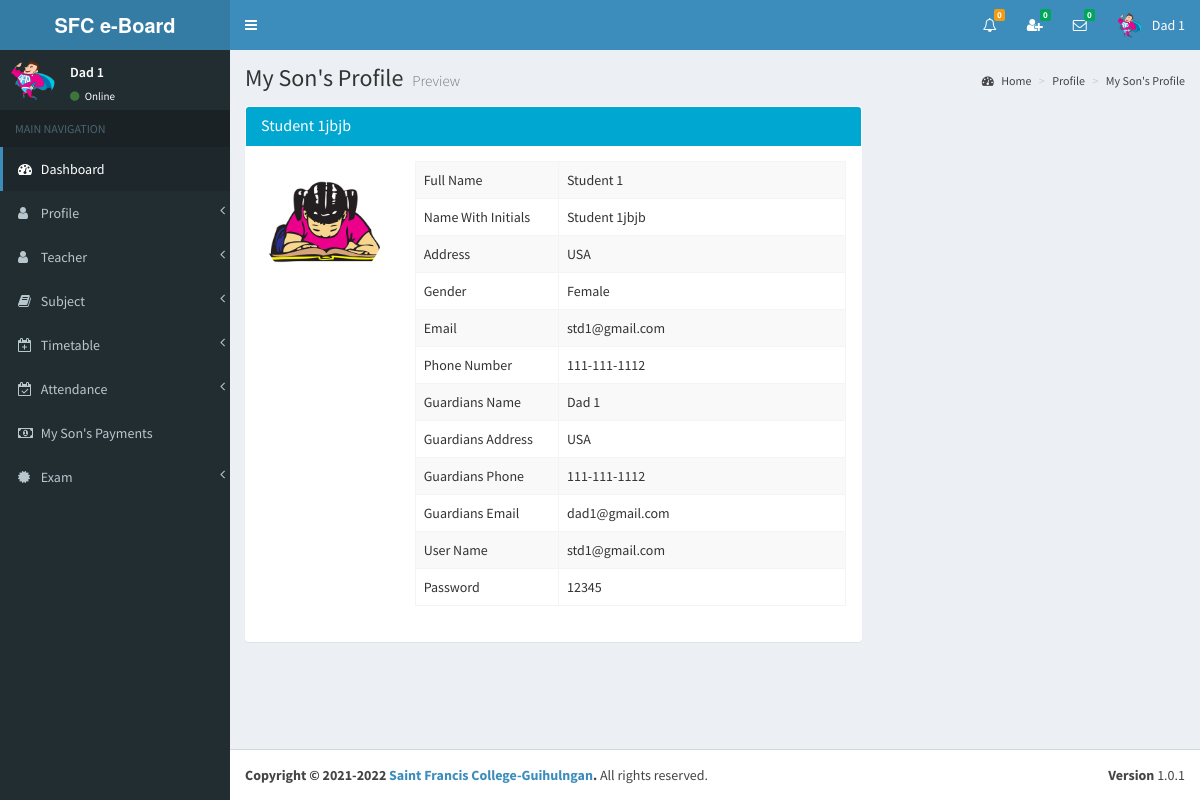
The page /view/my_sons_profile.php (signed in) on the database its author committed.
### tables this page shows
CREATE TABLE `parents` (
  `id` int(11) NOT NULL,
  `index_number` varchar(255) NOT NULL,
  `my_son_index` bigint(11) NOT NULL,
  `first_name` varchar(255) NOT NULL,
  `middle_name` varchar(255) DEFAULT NULL,
  `last_name` varchar(255) NOT NULL,
  `full_name` varchar(255) NOT NULL,
  `i_name` varchar(255) NOT NULL,
  `gender` varchar(255) NOT NULL,
  `address` varchar(255) NOT NULL,
  `phone` varchar(255) NOT NULL,
  `email` varchar(255) NOT NULL,
  `image_name` varchar(255) NOT NULL,
  `b_date` date NOT NULL,
  `reg_date` date NOT NULL,
  `reg_year` year(4) NOT NULL,
  `reg_month` varchar(255) NOT NULL,
  `_status` varchar(255) NOT NULL
);

CREATE TABLE `student` (
  `id` int(11) NOT NULL,
  `index_number` bigint(11) NOT NULL,
  `first_name` varchar(255) NOT NULL,
  `middle_name` varchar(255) DEFAULT NULL,
  `last_name` varchar(255) NOT NULL,
  `full_name` varchar(255) NOT NULL,
  `i_name` varchar(255) NOT NULL,
  `gender` varchar(255) NOT NULL,
  `address` varchar(255) NOT NULL,
  `phone` varchar(255) NOT NULL,
  `email` varchar(255) NOT NULL,
  `image_name` varchar(255) NOT NULL,
  `b_date` date NOT NULL,
  `_status` varchar(255) NOT NULL,
  `reg_year` year(4) NOT NULL,
  `reg_month` varchar(255) NOT NULL,
  `reg_date` date NOT NULL
);

CREATE TABLE `user` (
  `id` int(11) NOT NULL,
  `email` varchar(255) NOT NULL,
  `password` varchar(255) NOT NULL,
  `type` varchar(255) NOT NULL
);

### view/my_sons_profile.php (the view, shortened to what this page needs)
<?php include_once('head.php'); ?>
<?php include_once('header_parents.php'); ?>
<?php include_once('sidebar3.php'); ?>
<div class="content-wrapper">
    <section class="content-header">
    	<h1>
        	My Son's Profile
        	<small>Preview</small>
        </h1>
        <ol class="breadcrumb">
        	<li><a href="#"><i class="fa fa-dashboard"></i> Home</a></li>
            <li><a href="#">Profile</a></li>
            <li><a href="#">My Son's Profile</a></li>
    	</ol>
	</section>
<?php
include_once('../controller/config.php');
$index=$_SESSION["index_number"];
$sql2="SELECT * FROM parents WHERE index_number='$index' AND _status=''";
$result2=mysqli_query($conn,$sql2);
$row2=mysqli_fetch_assoc($result2);
$my_son_index=$row2['my_son_index'];
$g_name=$row2['i_name'];
$g_address=$row2['address'];
$g_phone=$row2['phone'];
$g_email=$row2['email'];
$sql="SELECT * FROM student WHERE index_number='$my_son_index' AND _status=''";
$result=mysqli_query($conn,$sql);
$row=mysqli_fetch_assoc($result);
$full_name=$row['full_name'];
$i_name=$row['i_name'];
$gender=$row['gender'];
$address=$row['address'];
$phone=$row['phone'];
$email=$row['email'];
$image=$row['image_name'];
$sql1="SELECT * FROM user WHERE email='$email'";
$result1=mysqli_query($conn,$sql1);
$row1=mysqli_fetch_assoc($result1);
$user_name=$row1['email'];
$password=$row1['password'];
?>
	<section class="content">
    	<div class="row">
        	<div class="col-md-8">
            	<div class="panel">
                	<div class="panel-heading bg-aqua-active">
                    	<h4 class="panel-title" id="hname"><?php echo $i_name; ?></h4>
                    </div>
                    <div class="panel-body">
                    	<div class="row" id="my_profile">
                			<div class="col-md-3">
                				<img id="photo2" alt="User Pic" src="../<?php echo $image; ?>" class="img-circle img-responsive">
                			</div>
                			<div class=" col-md-9">
                  				<table class="table table-bordered table-striped">
                    				<tbody>
                      					<tr>
                        					<td class="col-md-4">Full Name</td>
                        					<td id="full_name"><?php echo $full_name; ?></td>
                      					</tr>
                      					<tr>
                        					<td>Name With Initials</td>
                        					<td id="i_name"><?php echo $i_name; ?> </td>
                      					</tr>
                             			<tr>
                        					<td>Address</td>
                        					<td id="address"><?php echo $address; ?> </td>
                      					</tr>
                        				<tr>
                        					<td>Gender</td>
                        					<td id="gender"><?php echo $gender; ?> </td>
                      					</tr>
                      					<tr>
                        					<td>Email</td>
                        					<td id="email"><?php echo $email; ?> </td>
                      					</tr>
                                        <tr>
                        					<td>Phone Number</td>
                        					<td id="phone"><?php echo $phone; ?> </td>
                      					</tr>
                                        <tr>
                        					<td>Guardians Name</td>
                        					<td id="g_name"><?php echo $g_name; ?> </td>
                      					</tr>
                        				<tr>
                        					<td>Guardians Address</td>
                        					<td id="g_address"><?php echo $g_address; ?> </td>
                      					</tr>
                      					<tr>
                        					<td>Guardians Phone</td>
                        					<td id="g_phone"><?php echo $g_phone; ?> </td>
                      					</tr>
                     					<tr>
                        					<td>Guardians Email</td>
                        					<td id="g_email"><?php echo $g_email; ?> </td>
                      					</tr>
                                        <tr>
                        					<td>User Name</td>
                        					<td id="user_name"><?php echo $user_name; ?> </td>
                      					</tr>
                     					<tr>
                        					<td>Password</td>
                        					<td id="password"><?php echo $password; ?> </td>
                      					</tr>
                    				</tbody>
                  				</table>
                  			</div>
                   		</div>
                     </div>
            	</div>
        	</div>
		</div>
	</section>
</div>
<?php include_once('footer.php');?>

### view/header_parents.php (shortened to what this page needs)
<body class="hold-transition skin-blue sidebar-mini" >
<div class="wrapper">
  <header class="main-header" >
    <a href="" class="logo">
      <span class="logo-lg"><strong>SFC e-Board </strong></span>
    </a>
    <nav class="navbar navbar-static-top">
		<a href="#" class="sidebar-toggle" data-toggle="offcanvas" role="button">
       	</a>
		<div class="navbar-custom-menu">
			<ul class="nav navbar-nav">
              <li class="dropdown notifications-menu">
                <a href="#" class="dropdown-toggle" data-toggle="dropdown">
                  <i class="fa fa-bell-o"></i>
<?php
include_once('../controller/config.php');
$my_type=$_SESSION["type"];
$my_index=$_SESSION["index_number"];
if($my_type == 'Parents'){
	$sql1="SELECT COUNT(id) FROM notification_history WHERE user_type='Parents' AND index_number='$my_index' AND _isread='0'";
	$result1=mysqli_query($conn,$sql1);
	$row1=mysqli_fetch_assoc($result1);
	$notfi_count=$row1['COUNT(id)'];
?>
                  <span class="label label-warning"><?php echo $notfi_count; ?></span>
                </a>
              </li>
<?php }  ?>
<?php
include_once('../controller/config.php');
$my_index=$_SESSION["index_number"];
$my_type=$_SESSION["type"];
$sql="SELECT count(id)
      FROM my_friends
      WHERE my_index='$my_index' AND _status='Pending' AND _isread='0'";
$result=mysqli_query($conn,$sql);
$row=mysqli_fetch_assoc($result);
$unread_count=$row['count(id)'];
?>
              <li class="dropdown messages-menu"  id="friend_request">
              	<a href="#" class="dropdown-toggle" data-toggle="dropdown" onClick="showFriendRequest('<?php echo $my_index; ?>','<?php echo $my_type; ?>')">
                  <i class="fa fa-user-plus"></i>
                  <span class="label label-success"><?php echo $unread_count; ?></span>
                </a>
              </li>
<?php
include_once('../controller/config.php');
$my_index=$_SESSION["index_number"];
$unread_msg_count=0;
$sql="SELECT * FROM my_friends WHERE my_index='$my_index'";
$result=mysqli_query($conn,$sql);
while($row=mysqli_fetch_assoc($result)){
	$friend_index=$row['friend_index'];
	$sql1="SELECT count(id)
		  FROM online_chat
		  WHERE user_index='$friend_index' AND _isread='0'";
	$result1=mysqli_query($conn,$sql1);
	$row1=mysqli_fetch_assoc($result1);
	$unread_msg_count+=$row1['count(id)'];
}
?>
              <li class="dropdown messages-menu" id="unread_msg">
                <a href="#" class="dropdown-toggle" data-toggle="dropdown" >
                  <i class="fa fa-envelope-o"></i>
                  <span class="label label-success"><?php echo $unread_msg_count; ?></span>
                </a>
<?php
include_once('../controller/config.php');
$index=$_SESSION["index_number"];
$type=$_SESSION["type"];
$time='';
$file_path='';
	$sql="SELECT
           DISTINCT conversation_id,friend_index
           FROM
              my_friends
           WHERE
              	my_index='$index'
           ORDER BY
              conversation_id";
	$result=mysqli_query($conn,$sql);
	while($row=mysqli_fetch_assoc($result)){
		$conversation_id=$row['conversation_id'];
		$friend_index=$row['friend_index'];
		$sql3="SELECT * FROM my_friends WHERE conversation_id='$conversation_id' and friend_index='$friend_index'";
		$result3=mysqli_query($conn,$sql3);
		$row3=mysqli_fetch_assoc($result3);
		$friend_type=$row3['friend_type'];
		if($friend_type == "Admin"){
			$sql1="SELECT * FROM admin WHERE index_number='$friend_index'";
			$result1=mysqli_query($conn,$sql1);
			$row1=mysqli_fetch_assoc($result1);
			$friend_name=$row1['i_name'];
			$friend_image=$row1['image_name'];
		}
		if($friend_type == "Teacher"){
			$sql1="SELECT * FROM teacher WHERE index_number='$friend_index'";
			$result1=mysqli_query($conn,$sql1);
			$row1=mysqli_fetch_assoc($result1);
			$friend_name=$row1['i_name'];
			$friend_image=$row1['image_name'];
		}
		if($friend_type == "Student"){
			$sql1="SELECT * FROM student WHERE index_number='$friend_index'";
			$result1=mysqli_query($conn,$sql1);
			$row1=mysqli_fetch_assoc($result1);
			$friend_name=$row1['i_name'];
			$friend_image=$row1['image_name'];
		}
		$sql2="SELECT * FROM online_chat WHERE conversation_id='$conversation_id' ORDER BY id DESC LIMIT 1";
		$result2=mysqli_query($conn,$sql2);
		while($row2=mysqli_fetch_assoc($result2)){
			$last_msg=$row2['msg'];
			$msg_time=$row2['time'];
			$datetime1 = new DateTime($msg_time);
			$datetime2 = new DateTime();
			$interval = $datetime1->diff($datetime2);
			$year = $interval->format('%y y ');
			$month = $interval->format('%m m ');
			$days = $interval->format('%a d');
			$hours = $interval->format('%h h');
			$minutes = $interval->format('%i mins');
			$seconds = $interval->format('%s sec');
			if($year>0){
				$time=$year;
			}else if($month>0){
				$time=$month;
			}else if($days>0){
				$time=$days;
			}else if($hours>0){
				$time=$hours;
			}else if($minutes>0){
				$time=$minutes;
			}else{
				$time=$seconds;
			}
			if($type=="Admin"){
				$file_path="my_friends.php?do=showChatBox&my_index=$index&conversation_id=$conversation_id&friend_index=$friend_index&my_type=$type";
			}
			if($type=="Teacher"){
				$file_path="my_friends2.php?do=showChatBox&my_index=$index&conversation_id=$conversation_id&friend_index=$friend_index&my_type=$type";
			}
			if($type=="Student"){
				$file_path="my_friends1.php?do=showChatBox&my_index=$index&conversation_id=$conversation_id&friend_index=$friend_index&my_type=$type";
			}
?>
                      <li>
                        <a href="<?php echo $file_path; ?>" onClick="msgRead('<?php echo $index; ?>','<?php echo $conversation_id; ?>','<?php echo $friend_index; ?>','<?php echo $type; ?>')">
                          <div class="pull-left">
                            <img src="../<?php echo $friend_image; ?>" class="img-circle" alt="User Image">
                          </div>
                          <h4>
                            <?php echo $friend_name; ?>
                            <small><i class="fa fa-clock-o"></i> <?php echo $time; ?></small>
                          </h4>
                          <p><?php echo $last_msg; ?></p>
                        </a>
                      </li>
 <?php } } ?>
              </li>
<?php
include_once('../controller/config.php');
if($type=="Parents"){
	$sql="SELECT * FROM parents WHERE index_number='$index'";
	$result=mysqli_query($conn,$sql);
	$row=mysqli_fetch_assoc($result);
}
?>
            	<li class="dropdown user user-menu">
                    <a href="#" class="dropdown-toggle" data-toggle="dropdown">
                      <img src="../<?php echo $row['image_name']; ?>" class="user-image" alt="User Image">
                      <span class="hidden-xs"><?php echo $row['i_name']; ?></span>
                    </a>
              </li>
            </ul>
        </div>
	</nav>
  </header>

### view/sidebar3.php (shortened to what this page needs)
  <aside class="main-sidebar">
    <section class="sidebar">
<?php
include_once('../controller/config.php');
$index=$_SESSION["index_number"];
$sql="SELECT * FROM parents WHERE index_number='$index'";
$result=mysqli_query($conn,$sql);
$row=mysqli_fetch_assoc($result);
$name=$row['i_name'];
$image=$row['image_name'];
?>
      <div class="user-panel">
      	<div class="pull-left image">
        	<img src="../<?php echo $image; ?>" class="img-circle" alt="User Image">
        </div>
        <div class="pull-left info">
        	<p><?php echo $name; ?></p>
            <a href="#"><i class="fa fa-circle text-success"></i> Online</a>
        </div>
      </div>
      <ul class="sidebar-menu">
        <li class="header">MAIN NAVIGATION</li>
        <li class="active treeview">
          <a href="dashboard3.php">
            <i class="fa fa-dashboard"></i> <span>Dashboard</span>
          </a>
        </li>
        <li class="treeview">
          <a href="#">
            <i class="fa fa-user"></i>
            <span>Profile</span>
            <span class="pull-right-container">
              <i class="fa fa-angle-left pull-right"></i>
            </span>
          </a>
        </li>
        <li class="treeview">
          <a href="#">
            <i class="fa fa-user"></i>
            <span>Teacher</span>
            <span class="pull-right-container">
              <i class="fa fa-angle-left pull-right"></i>
            </span>
          </a>
        </li>
        <li class="treeview">
          <a href="#">
            <i class="fa fa-book"></i>
            <span>Subject</span>
            <span class="pull-right-container">
              <i class="fa fa-angle-left pull-right"></i>
            </span>
          </a>
        </li>
         <li class="treeview">
          <a href="#">
            <i class="fa fa-calendar-plus-o"></i>
            <span>Timetable</span>
            <span class="pull-right-container">
              <i class="fa fa-angle-left pull-right"></i>
            </span>
          </a>
        </li>
         <li class="treeview">
          <a href="#">
            <i class="fa fa-calendar-check-o"></i>
            <span>Attendance</span>
            <span class="pull-right-container">
              <i class="fa fa-angle-left pull-right"></i>
            </span>
          </a>
        </li>
         <li>
          <a href="my_sons_payments.php">
            <i class="fa fa-money"></i> <span>My Son's Payments</span>
          </a>
        </li>
        <li class="treeview">
          <a href="#">
            <i class="fa fa-certificate"></i>
            <span>Exam</span>
            <span class="pull-right-container">
              <i class="fa fa-angle-left pull-right"></i>
            </span>
          </a>
        </li>
      </ul>
    </section>
  </aside>

### rows shown on the page
parents: image_name (picture), i_name "Dad 1", address "USA", phone "111-111-1112", email "dad1@gmail.com"
student: i_name "Student 1jbjb", image_name (picture), full_name "Student 1", address "USA", gender "Female", email "std1@gmail.com", phone "111-111-1112"
user: email "std1@gmail.com", password "12345"

### other values the page prints
$notfi_count "0"
$unread_count "0"
$unread_msg_count "0"
